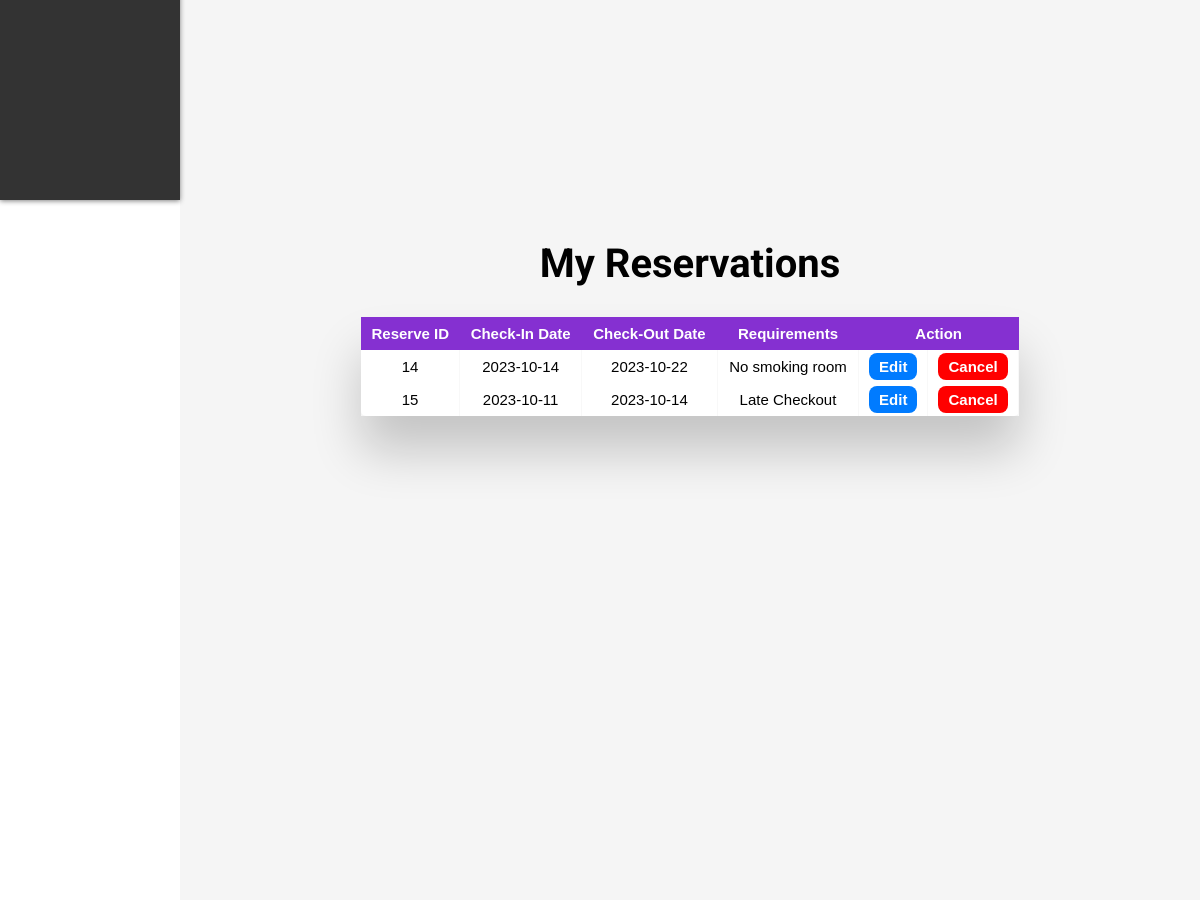
The page /userDashboard.php (signed in, middle part) on the database as committed earlier.
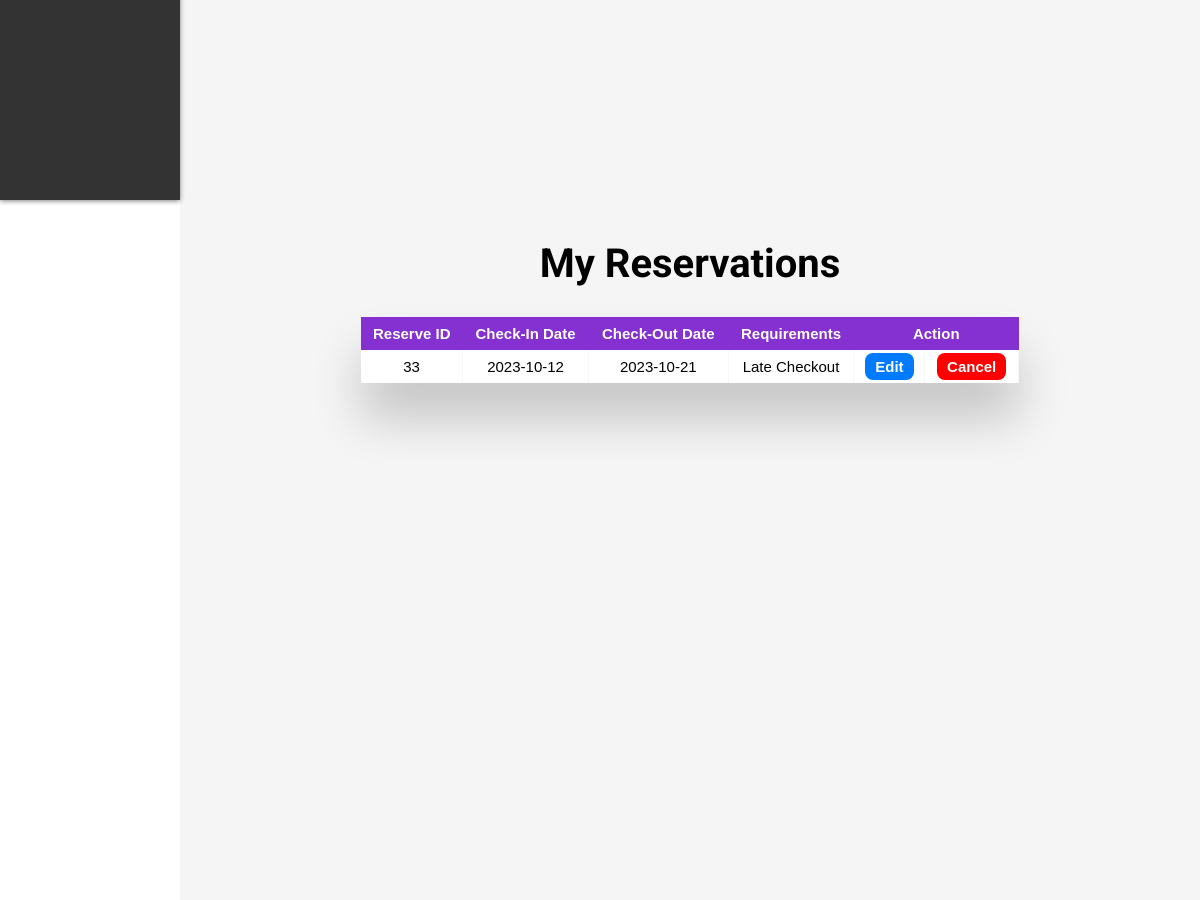
The same page on the database as committed later.
### tables this page shows
CREATE TABLE `reserve` (
  `reserve_id` int(11) NOT NULL,
  `checkin_date` date NOT NULL,
  `checkout_date` date NOT NULL,
  `special_requirements` text DEFAULT 'No',
  `user_id` int(11) NOT NULL,
  `hotel_id` int(11) NOT NULL,
  `package_id` int(11) NOT NULL
);

### userDashboard.php (the view, shortened to what this page needs)
<?php
if (!isset($_SESSION['user_id'])) {
    echo "<script>
        alert('You must login to access this page.');
        window.location.href='./login.php';
        </script>";
} else {
    $user_id = $_SESSION['user_id'];
}
?>
<!DOCTYPE html>
<html lang="en">
<head>
    <link rel="stylesheet" href="css/userDashboard.css">
    <link rel="stylesheet" href="css/reset.css">
    <link rel="stylesheet" href="css/table.css">
</head>
<?php include "./partials/header.php" ?>
<body>
    <div class="dashboard">
        <div class="sideBar">
        </div>
        <div class="content">
            <section id="profile">
        </section>
        <section id="reservations">
            <h1>My Reservations</h1>
            <div class="table-main">
                <div class="table-wrapper">
                    <table class="table">
                        <thead>
                            <tr>
                                <th>Reserve ID</th>
                                <th>Check-In Date</th>
                                <th>Check-Out Date</th>
                                <th>Requirements</th>
                                <th colspan="2">Action</th>
                            </tr>
                        </thead>
                        <tbody>
                            <?php
                            require_once './conn.php';
                            $query = "SELECT * FROM `reserve` WHERE user_id='$user_id'";
                            $result = mysqli_query($conn, $query);
                            $count = mysqli_num_rows($result);
                            if ($count > 0) {
                                while ($row = mysqli_fetch_assoc($result)) {
                                    $id = $row['reserve_id'];
                                    $checkindate = $row['checkin_date'];
                                    $checkoutdate = $row['checkout_date'];
                                    $requirements = $row['special_requirements'];
                                    echo '<tr>';
                                    echo '<td>' . $id . '</td>';
                                    echo '<td>' . $checkindate . '</td>';
                                    echo '<td>' . $checkoutdate . '</td>';
                                    echo '<td>' . $requirements . '</td>';
                                    echo '<td><a href="reserveEdit.php?reserveid=' . $id . '" class="edit-btn">Edit</a></td>';
                                    echo '<td><a href="delete.php?reserveid=' . $id . '" class="delete-btn">Cancel</a></td>';
                                    echo '<tr>';
                                }
                            } else {
                                echo '<tr><td colspan="6">No reservations yet</td></tr>';
                            }
                            ?>
                        </tbody>
                    </table>
                </div>
            </div>
        </section>
    </div>
    </div>
</body>
<?php include "./partials/footer.php" ?>
</html>

### partials/header.php (shortened to what this page needs)
<!DOCTYPE html>
<html lang="en">
<head>
    <link rel="stylesheet" href="css/header.css">
    <link rel="stylesheet" href="css/reset.css">
</head>
</html>

### partials/footer.php (shortened to what this page needs)
<!DOCTYPE html>
<html lang="en">
<head>
    <link rel="stylesheet" href="css/footer.css">
</head>
</html>

### css/userDashboard.css (style rules this page uses)
.sideBar { background-color: #333; color: #fff; display: flex; width: 15vw; min-height: 100vh; height: auto; flex-direction: column; justify-content: flex-start; align-items: center; padding: 10px 20px; padding-top: 30px; position: fixed; box-shadow: 0 1px 5px grey; gap: 10px; }
.content { margin-left: 15vw; padding: 20px; font-size: 16px; background-color: #f5f5f5; }
#profile, #reservations { min-height: 100vh; height: auto; }
section { display: flex; padding: 20px; flex-direction: column; }
section h1 { font-size: 40px; font-family: 'Roboto', sans-serif; padding-bottom: 20px; text-align: center; }
#profile { display: flex; flex-direction: column; align-items: center; justify-content: flex-start; padding-top: 20px; height: 100%; }

### css/table.css (style rules this page uses)
.table-main { display: flex; flex-direction: column; height: auto; align-items: center; justify-content: center; }
.table-wrapper { width: 70%; display: flex; align-items: center; justify-content: center ; margin: 10px 70px 70px; box-shadow: 0px 35px 50px rgba( 0, 0, 0, 0.2 ); overflow: auto; }
.table { border-radius: 5px; font-size: 12px; font-weight: normal; border: none; border-collapse: collapse; width: 100%; max-width: 100%; white-space: nowrap; background-color: white; }
.table td, .table th { text-align: center; padding: 8px; }
.table td { border-right: 1px solid #f8f8f8; font-family: Arial, Helvetica, sans-serif; font-size: 15px; }
.table thead th { color: #ffffff; background: #8530d1; font-size: 15px; font-family: Arial, Helvetica, sans-serif; }
.edit-btn { padding: 5px 10px; text-decoration: none; border-radius: 8px; font-weight: bold; background-color: #007bff; color: #fff; }
.delete-btn { padding: 5px 10px; text-decoration: none; border-radius: 8px; font-weight: bold; background-color: #FF0000; color: #fff; }
tr:nth-child(even) { background: #EEE; }

### css/header.css (style rules this page uses)
:root { --black: #191919; --white: #f3f3f3; --bg-color: #3D0072; }
html { scroll-behavior: smooth; scroll-padding-top: 70px; }

### css/footer.css (style rules this page uses)
:root { --black: #191919; --white: #f3f3f3; --bg-color: #3D0072; }

Rows that differ between the two databases and show on the page:
removed reserve: reserve_id "14", checkin_date "2023-10-14", checkout_date "2023-10-22", special_requirements "No smoking room"
removed reserve: reserve_id "15", checkin_date "2023-10-11", checkout_date "2023-10-14", special_requirements "Late Checkout"
added reserve: reserve_id "33", checkin_date "2023-10-12", checkout_date "2023-10-21", special_requirements "Late Checkout"
